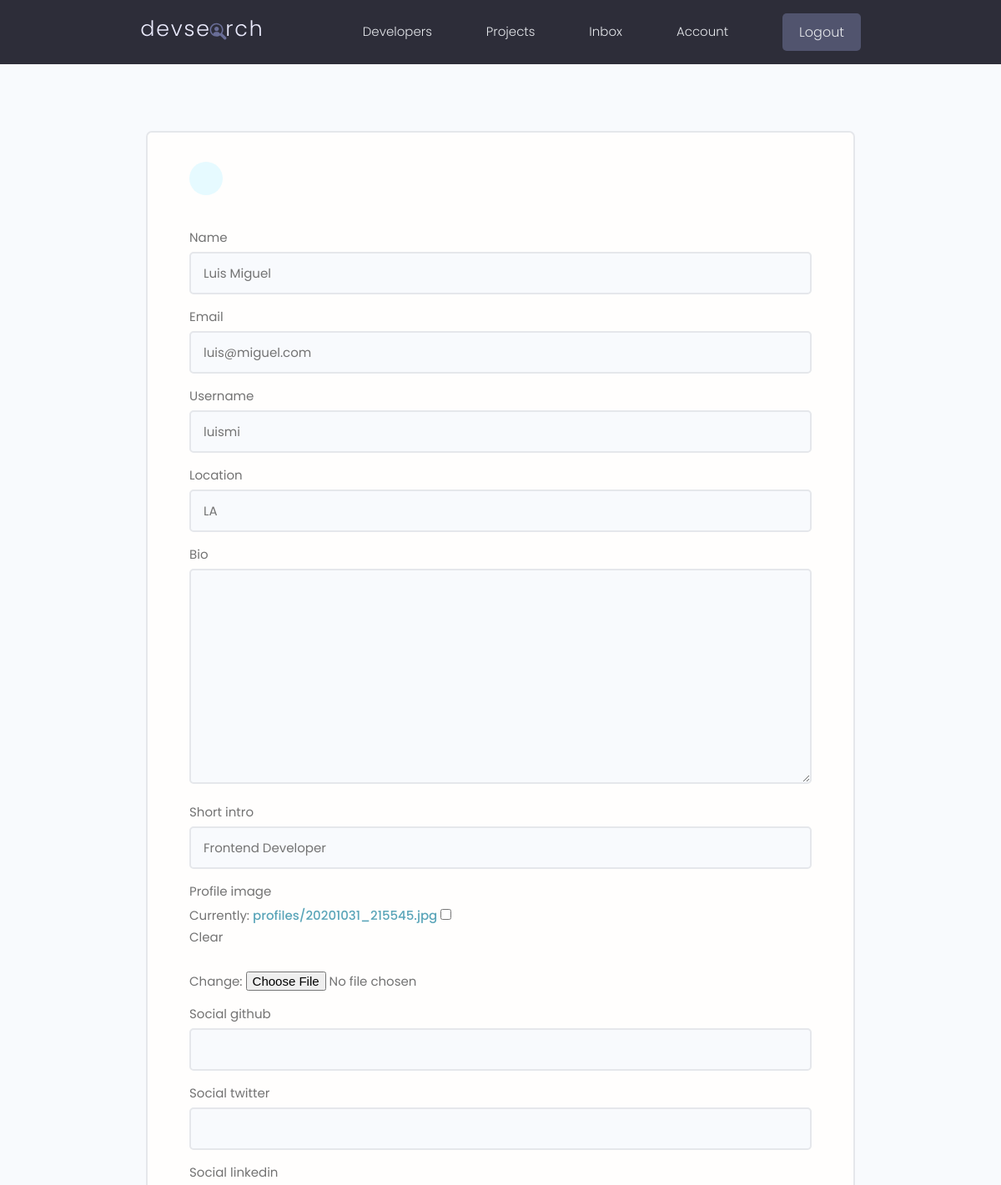
The app's page /edit-account/ (signed in, upper part), older data.
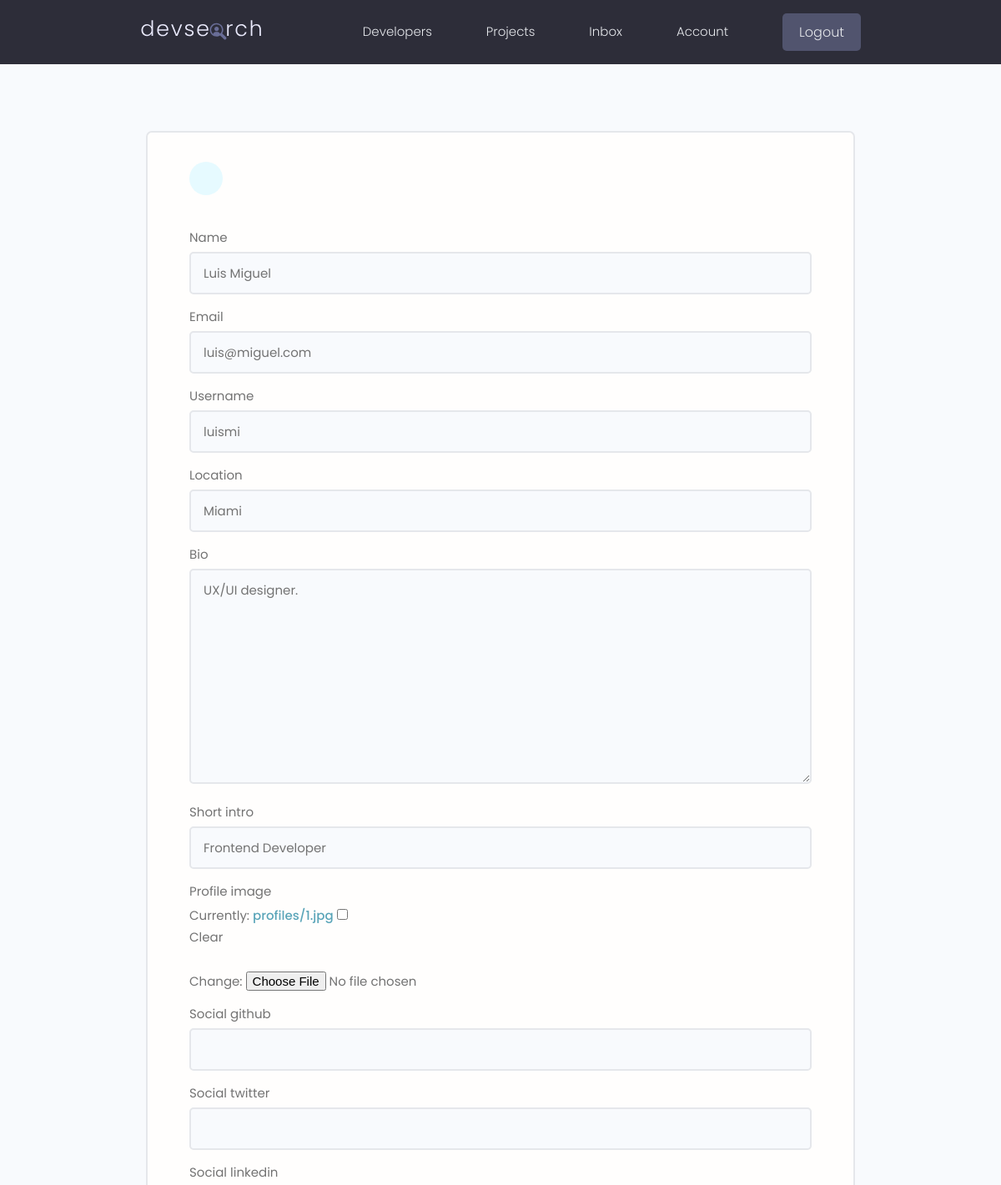
The same page, newer data.
### developer/models.py (models this page shows, shortened)
class Developer(models.Model):
    id = models.UUIDField(default=uuid.uuid4,
                          primary_key=True, unique=True, editable=False)
    user = models.OneToOneField(User, on_delete=models.CASCADE, null=True)
    name = models.CharField(max_length=200, blank=True, null=True)
    email = models.EmailField(max_length=200, blank=True, null=True)
    username = models.CharField(max_length=200, blank=True, null=True)
    location = models.CharField(max_length=200, blank=True, null=True)
    short_intro = models.CharField(max_length=200, blank=True, null=True)
    bio = models.TextField(blank=True, null=True)
    profile_image = models.ImageField(
        upload_to='profiles/', blank=True, null=True, default='profiles/user-default.png')
    social_github = models.CharField(max_length=200, blank=True, null=True)
    social_twitter = models.CharField(max_length=200, blank=True, null=True)
    social_linkedin = models.CharField(max_length=200, blank=True, null=True)
    social_youtube = models.CharField(max_length=200, blank=True, null=True)
    social_website = models.CharField(max_length=200, blank=True, null=True)
    social_stackoverflow = models.CharField(
        max_length=200, blank=True, null=True)
    created = models.DateTimeField(auto_now_add=True)

### developer/views.py (the view, shortened to what this page needs)
# urls.py: path('edit-account/', views.edit_account, name='edit_account'),
@login_required(login_url='developer:login')
def edit_account(request):
    form = DeveloperForm(instance=request.user.developer)
    context = {'form': form}
    template_name = 'developer/edit_account.html'
    return render(request, template_name, context)

### developer/forms.py
class DeveloperForm(ModelForm):
    class Meta:
        model = Developer
        fields = [
            'name', 'email', 'username', 'location', 'bio', 'short_intro',
            'profile_image', 'social_github', 'social_twitter', 'social_linkedin',
            'social_youtube', 'social_website'
        ]
    def __init__(self, *args, **kwargs):
        super(DeveloperForm, self).__init__(*args, **kwargs)
        for name, field in self.fields.items():
            field.widget.attrs.update({'class': 'input'})

### developer/templates/developer/edit_account.html (shortened to what this page needs)
{% extends 'main.html'%}
{% block content %}
<form method="post" action="{% url 'developer:edit_account' %}" enctype="multipart/form-data">
    <main class="formPage my-xl">
        <div class="content-box">
            <div class="formWrapper">
                <a class="backButton" href="{% url 'developer:account' %}"></a>
                <br>
                {% for field in form%}
                <div class="form__field">
                    <label for="formInput#text">{{ field.label }}</label>
                    {{ field }}
                </div>
                {% endfor %}
            </div>
        </div>
    </main>
</form>
{% endblock %}

Row changes from the older to the newer data that the page shows:
changed Developer "Luis Miguel": location "LA" → "Miami"; bio (not shown) → "UX/UI designer."
Text that changed along with them:
text no longer shown: "Currently: profiles/20201031_215545.jpg Clear Change:"
text now shown: "Currently: profiles/1.jpg Clear Change:"
